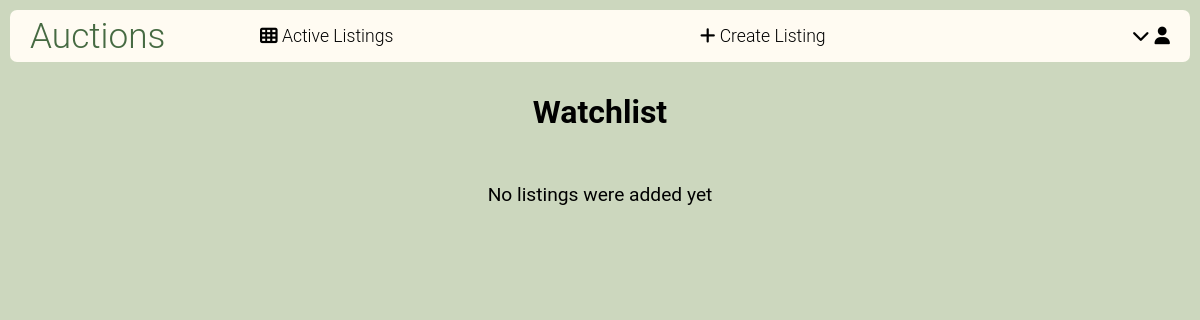
Before: /watchlist (signed in) with the older database file.
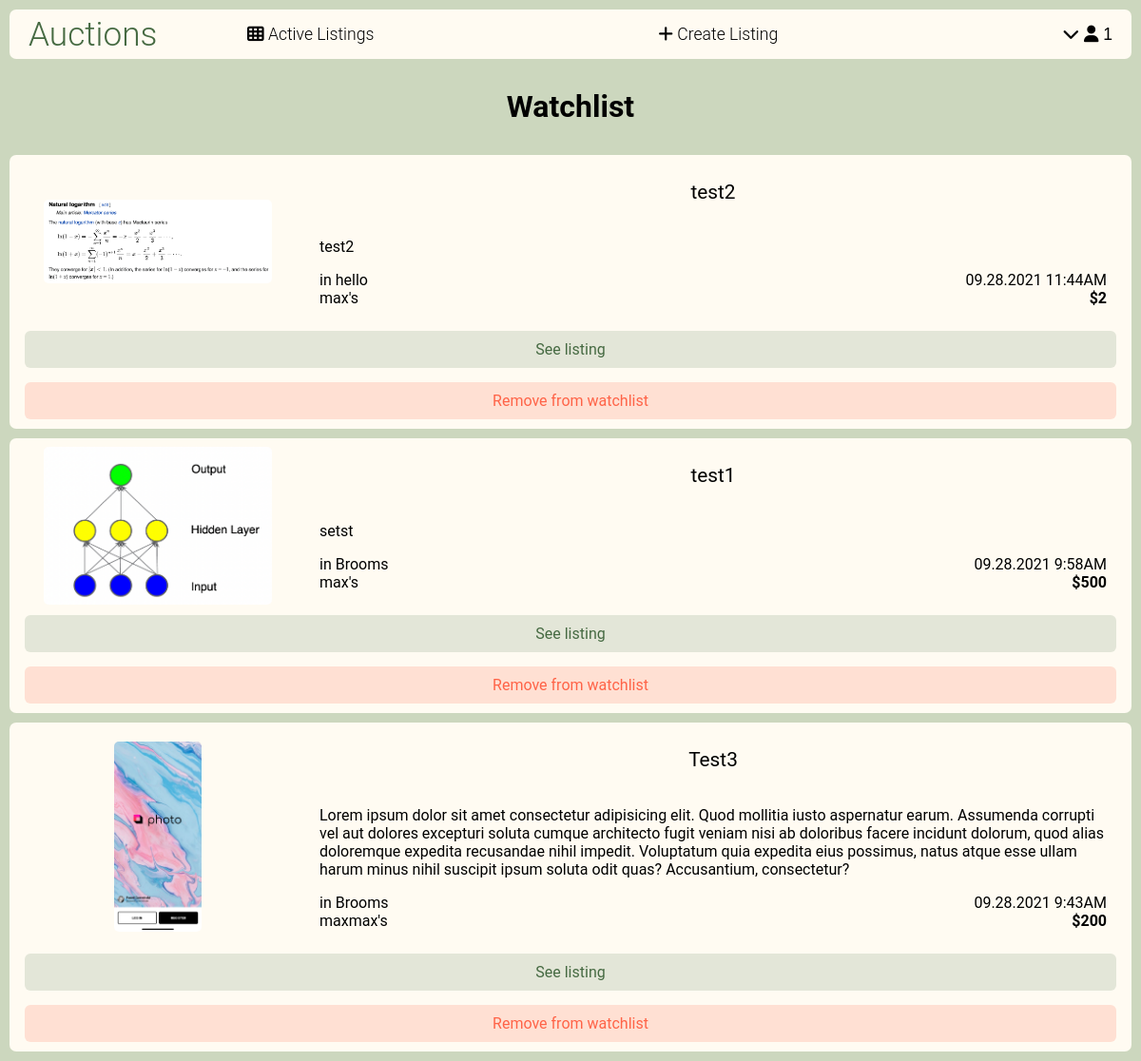
After: the same page with the newer database file.
### auctions/models.py (models this page shows, shortened)
class User(AbstractUser):
    watchlist = models.ManyToManyField('Listing', blank=True, related_name="users_watching")
    def unread(self):
        return self.notifications.filter(seen=False).count()

class Listing(models.Model):
    title = models.CharField(max_length=64)
    description = models.CharField(max_length=1000)
    starting_price = models.IntegerField(validators=[
        MinValueValidator(1)
    ])
    photo = models.ImageField(upload_to="listings", default=None)
    category = models.ForeignKey(Category, on_delete=models.SET_NULL, related_name="listings", null=True)
    owner = models.ForeignKey(User,related_name="listings", on_delete=models.CASCADE)
    active = models.BooleanField(default=True)
    datetime = models.DateTimeField(default=datetime(2021, 9, 12))
    def highest_bid(self):
        return self.bids.order_by("-value").first()

class Category(models.Model):
    name = models.CharField(max_length=32, unique=True)

class Bid(models.Model):
    value = models.IntegerField()
    user = models.ForeignKey(User, on_delete=models.CASCADE, related_name="bids")
    listing = models.ForeignKey(Listing, on_delete=models.CASCADE, related_name="bids")
    datetime = models.DateTimeField(default=datetime(2021, 9, 12))

### auctions/views.py (the view)
# urls.py: path("watchlist", views.watchlist, name="watchlist"),
@login_required
def watchlist(request):
    return render(request, "auctions/watchlist.html",{
        "listings": request.user.watchlist.order_by("-datetime").all()
    })

### auctions/templates/auctions/watchlist.html
{% extends "auctions/layout.html" %}
{% block body %}
    <div class="page-container">
        <div class="page-title">
            <h1>Watchlist</h1>
        </div>
        <div class="listings-page-listings-container vertical-list">
            {% for listing in listings %}
            <div class="listings-page-card">
                {% include "auctions/listing_info.html" %}
                    <a href="{% url 'listing' listing.id %}" class="see">See listing</a>
                    <a href="{% url 'unwatch' listing.id %}?next={{request.get_full_path}}" class="remove">Remove from watchlist</a>
            </div>
            {% empty %}
                <div class="no-content">No listings were added yet</div>
            {% endfor %}
        </div>
    </div>
{% endblock %}

### auctions/templates/auctions/layout.html (shortened to what this page needs)
{% load static %}
<!DOCTYPE html>
<html lang="en">
    <head>
        <link href="{% static 'auctions/styles.css' %}" rel="stylesheet">
    </head>
    <body>
        <div class="header">
            <div class="brand">Auctions</div>
            <div class="header-links">
                <a class="link" href="{% url 'index' %}"><i class="fas fa-th"></i> Active Listings</a>
                <a class="link" href="{% url 'new_listing' %}"><i class="fas fa-plus"></i> Create Listing</a>
                {% if user.is_authenticated %}
                <button id="user-block-button" onclick="ShowUserBlock()">
                    <i class="fas fa-chevron-down"></i>
                    <i class="fas fa-user"></i>
                    {% if user.unread %}
                     {{user.unread}}
                    {% endif %}
                </button>
                {% endif %}
            </div>
        </div>
        {% block body %}
        {% endblock %}
    </body>
</html>

### auctions/templates/auctions/listing_info.html
    <div class="listings-page-card-image-container">
        {% if listing.photo %}
        <img src="{{ listing.photo.url }}" alt="Listing's photo">
        {% else %}
        <img src="https://us.123rf.com/450wm/pavelstasevich/pavelstasevich1811/pavelstasevich181101065/112815953-no-image-available-icon-flat-vector.jpg?ver=6" alt="No image available">
        {% endif %}
    </div>
    <div class="listings-page-card-text">
        <p class="listings-page-card-title">{{ listing.title }}</p>
        <p class="listings-page-card-description">{{ listing.description }}</p>
        <div class="listings-page-card-info">
            <div class="listings-page-card-info-line1">
                <div>in {{ listing.category.name }}</div>
                <div style="margin-left: 30px;">{{ listing.datetime|date:"m.d.Y g:iA" }}</div>
            </div>
            <div class="listings-page-card-info-line2">
                <div>{{ listing.owner.username }}'s</div>
                <div>
                    <strong>
                    {% if listing.highest_bid %}
                        ${{ listing.highest_bid.value }}
                    {% else %}
                        ${{ listing.starting_price }}
                    {% endif %}
                    </strong>
                </div>
            </div>
        </div>
    </div>

Changed rows visible on the page:
now on this page (row edited): User: unread "1"
added Listing: photo (picture), title "test2", description "test2", category.name "hello", datetime "09.28.2021 11:44AM", owner.username "max", starting_price "2"
added Listing: photo (picture), title "test1", description "setst", category.name "Brooms", datetime "09.28.2021 9:58AM", owner.username "max", highest_bid.value "500"
added Listing: photo (picture), title "Test3", description "Lorem ipsum dolor sit amet consectetur adipisicing elit. Quod mollitia iusto aspernatur earum. Assumenda corrupti vel aut dolores excepturi soluta cumque architecto fugit veniam nisi ab doloribus facere incidunt dolorum, quod alias doloremque expedita recusandae nihil impedit. Voluptatum quia expedita eius possimus, natus atque esse ullam harum minus nihil suscipit ipsum soluta odit quas? Accusantium, consectetur?", category.name "Brooms", datetime "09.28.2021 9:43AM", owner.username "maxmax", highest_bid.value "200"
Other visible differences:
text no longer shown: "No listings were added yet"
